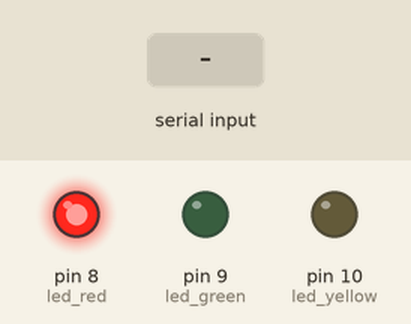
Simulated run of this sketch. Board: Arduino Uno, built with avr-gcc and run on an emulated ATmega328P. Parts: output pins drawn as LEDs (lit = HIGH). Inputs (shaded band) come from the test bench.

Above: at 1.2 s.
1.3 s: "G" received over Serial
At 2.2 s:
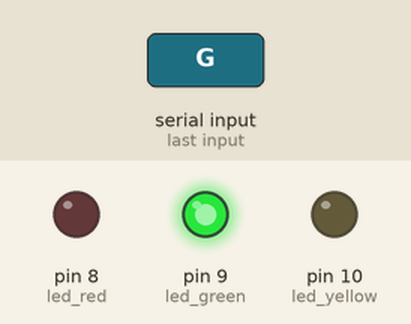
2.8 s: "R" received over Serial
At 3.3 s:
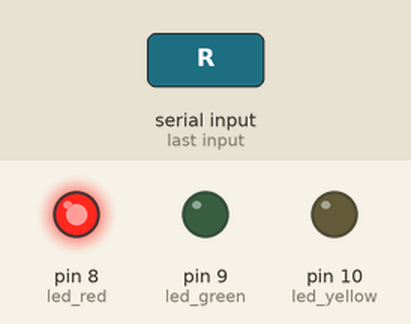
Timing chart, 0 to 5.8 s (numbered marks = the images above; inputs shaded):
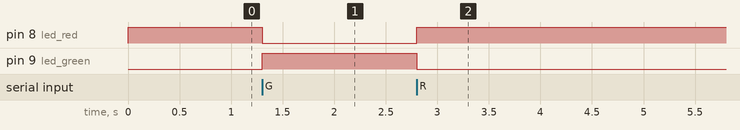

Measured:
- after the input at 1.3 s, pin 8 (led_red): HIGH → LOW at once; pin 9 (led_green): LOW → HIGH at once
- after the input at 2.8 s, pin 8 (led_red): LOW → HIGH at once; pin 9 (led_green): HIGH → LOW at once

The sketch:

traffic_light.ino
```cpp
int led_red = 8;
int led_green = 9;
int led_yellow = 10;

void setup() {
  pinMode(led_red, OUTPUT);
  pinMode(led_green, OUTPUT);
  pinMode(led_yellow, OUTPUT);
  Serial.begin(9600);

  // Mặc định: bật đèn đỏ
  digitalWrite(led_red, HIGH);
  digitalWrite(led_green, LOW);
  digitalWrite(led_yellow, LOW);
}

void loop() {
  if (Serial.available()) {
    char cmd = Serial.read();

    if (cmd == 'R') {  // Red
      digitalWrite(led_red, HIGH);
      digitalWrite(led_green, LOW);
    }

    if (cmd == 'G') {  // Green
      digitalWrite(led_red, LOW);
      digitalWrite(led_green, HIGH);
    }
  }
}
```
